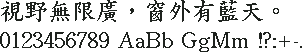
#> input picture assets/specimens/apple_biaukai_24.png, 304 x 52 px, given in place of wordmark.png, which was not available
$ python generate_share_image.py
#> lines starting #> are read from the running program, lines starting #| are printed output that depends on the picture; pictures that were not available may be replaced by others from this repository, and a replacement may not be noted
#!/usr/bin/env python3
"""Optional regeneration of share.png using actual PNG pixels. Requires Pillow; no font engine."""
from pathlib import Path
from PIL import Image, ImageDraw
r=Path(__file__).resolve().parents[1]
canvas=Image.new('RGB',(1200,630),'white');d=ImageDraw.Draw(canvas)
#> after `canvas = Image.new('RGB', (1200, 630), 'white')`: canvas: PIL image 1200x630 RGB; every value is 255
d.line((80,270,1120,270),fill='#e8e9eb',width=2)
word=Image.open(r/'assets/wordmark.png').convert('RGBA').resize((576,144),Image.Resampling.NEAREST)
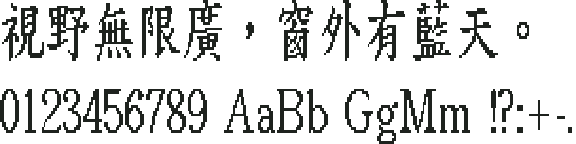
#> word: PIL image 576x144 RGBA; mean R, G, B, A 5.3, 6, 5.3, 44.7; transparent parts drawn white
canvas.paste(word,(80,70),word)
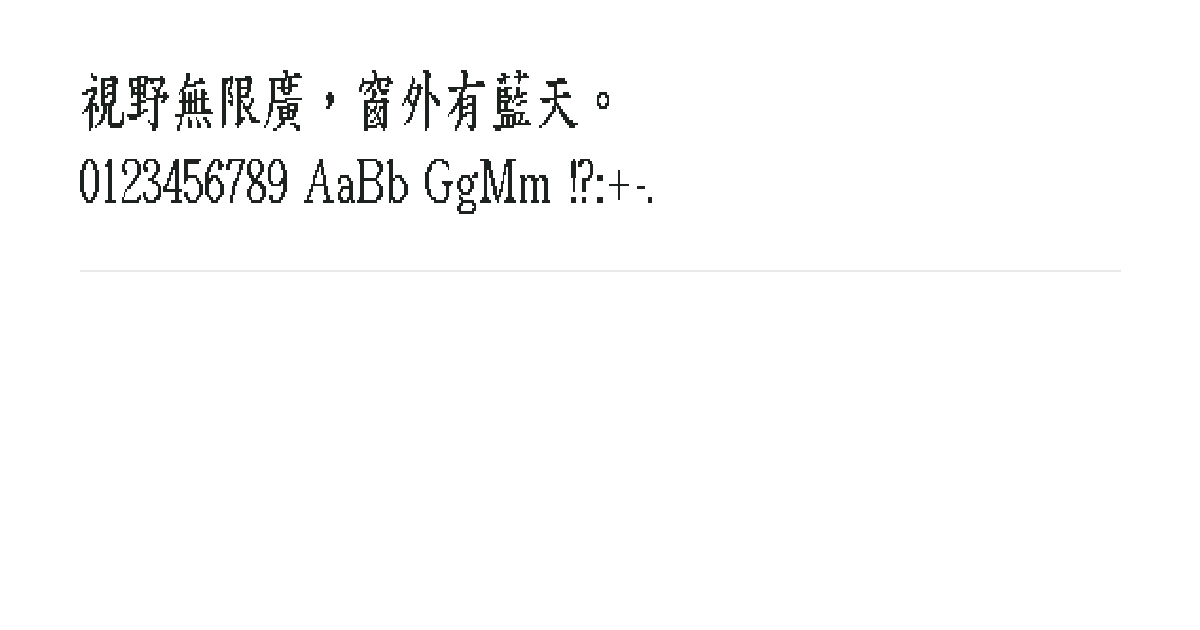
#> canvas: PIL image 1200x630 RGB; mean R, G, B 250.6, 250.7, 250.6
for name,y in [('founder_pixel12',320),('apple_kai_12',450)]:
 img=Image.open(r/f'assets/specimens/{name}.png').convert('RGBA');img=img.resize((img.width*3,img.height*3),Image.Resampling.NEAREST);canvas.paste(img,(80,y),img)
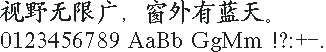
#> input picture assets/specimens/apple_kai_24.png, 326 x 52 px, given in place of founder_pixel12.png, which was not available
#> further down, img is the input picture: PIL image 326x52 RGBA; mean R, G, B, A 4.4, 5, 4.4, 37.5
#> after `img = img.resize((img.width * 3, img.height * 3), Image.Resampling.NEA`:
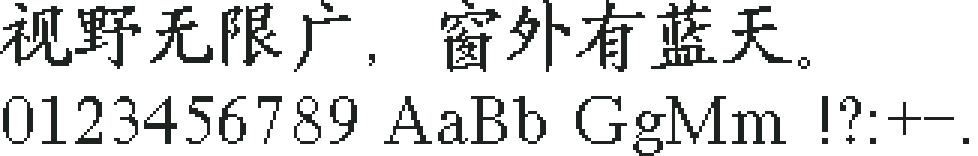
#> img: PIL image 978x156 RGBA; mean R, G, B, A 4.4, 5, 4.4, 37.5; transparent parts drawn white
#> after `canvas.paste(img, (80, y), img)`:
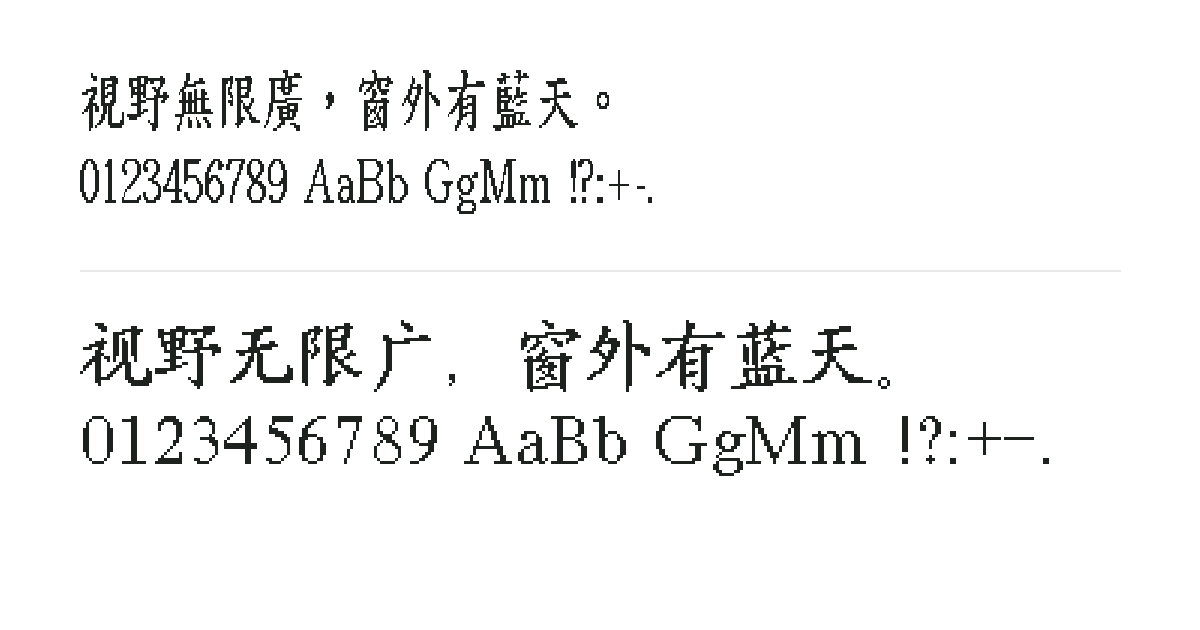
#> canvas: PIL image 1200x630 RGB; mean R, G, B 243.9, 244.1, 243.9
canvas.save(r/'assets/share.png')
